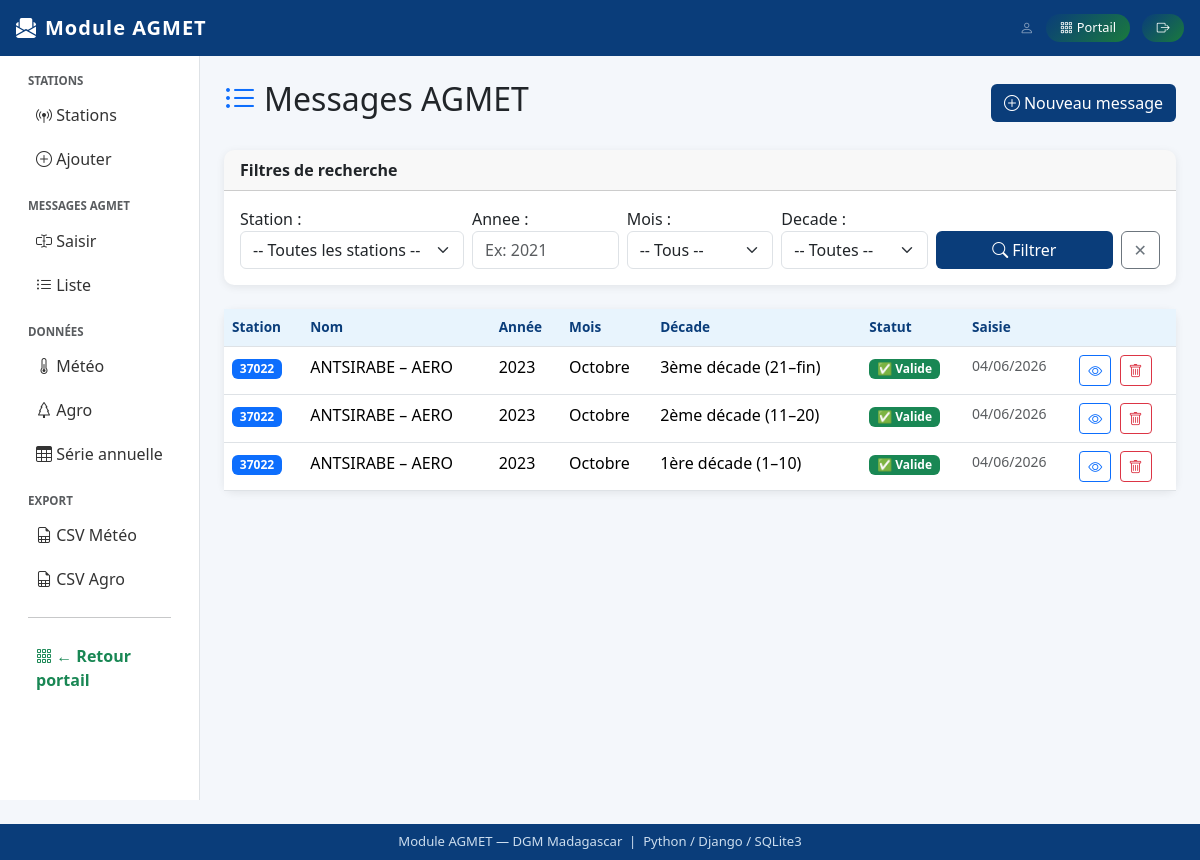
The page /agmet/messages/ on the database its author committed.
### agmet/models.py (models this page shows, shortened)
class Message(models.Model):
    DECADE_CHOICES = [
        ('51', '1ère décade (1–10)'),
        ('52', '2ème décade (11–20)'),
        ('53', '3ème décade (21–fin)'),
    ]
    MOIS_CHOICES = [
        ('01', 'Janvier'), ('02', 'Février'), ('03', 'Mars'),
        ('04', 'Avril'),   ('05', 'Mai'),     ('06', 'Juin'),
        ('07', 'Juillet'), ('08', 'Août'),    ('09', 'Septembre'),
        ('10', 'Octobre'), ('11', 'Novembre'),('12', 'Décembre'),
    ]
    station = models.ForeignKey(
        Station, on_delete=models.CASCADE,
        related_name='messages', null=True, blank=True
    )
    identification = models.CharField(
        max_length=5, verbose_name="Indicatif mécanographique"
    )
    nom = models.CharField(
        max_length=100, blank=True, verbose_name="Nom de la station"
    )
    longitude = models.FloatField(null=True, blank=True)
    latitude  = models.FloatField(null=True, blank=True)
    altitude  = models.FloatField(null=True, blank=True)
    annee     = models.IntegerField(verbose_name="Année")
    mois      = models.CharField(max_length=2, choices=MOIS_CHOICES, verbose_name="Mois")
    decade    = models.CharField(max_length=2, choices=DECADE_CHOICES, verbose_name="Décade")
    message_brut = models.TextField(verbose_name="Message AGMET brut")
    date_saisie  = models.DateTimeField(auto_now_add=True)
    valide       = models.BooleanField(default=False, verbose_name="Validé (aucune erreur)")
    class Meta:
        verbose_name = "Message AGMET"
        verbose_name_plural = "Messages AGMET"
        ordering = ['-annee', '-mois', '-decade']
        unique_together = ('identification', 'annee', 'mois', 'decade')

### agmet/views.py (the view, shortened to what this page needs)
# urls.py: path('messages/',                    views.message_liste,      name='message_liste'),
def message_liste(request):
    form = RechercheForm(request.GET or None)
    qs   = Message.objects.select_related('station').order_by('-annee', '-mois', '-decade')
    return render(request, 'agmet/message_liste.html', {'messages_list': qs, 'form': form})

### agmet/forms.py
class RechercheForm(forms.Form):
    MOIS_CHOICES = [('', '-- Tous --')] + [
        (f'{i:02d}', m) for i, m in enumerate(
            ['Janvier','Février','Mars','Avril','Mai','Juin',
             'Juillet','Août','Septembre','Octobre','Novembre','Décembre'], 1
        )
    ]
    DECADE_CHOICES = [
        ('', '-- Toutes --'),
        ('51', '1ère décade'),
        ('52', '2ème décade'),
        ('53', '3ème décade'),
    ]
    station = forms.ModelChoiceField(
        queryset=Station.objects.all(),
        required=False,
        empty_label="-- Toutes les stations --",
        widget=forms.Select(attrs={'class': 'form-select'}),
    )
    annee = forms.IntegerField(
        required=False,
        min_value=1950, max_value=2100,
        widget=forms.NumberInput(attrs={'class': 'form-control', 'placeholder': 'Ex: 2021'}),
    )
    mois = forms.ChoiceField(
        choices=MOIS_CHOICES,
        required=False,
        widget=forms.Select(attrs={'class': 'form-select'}),
    )
    decade = forms.ChoiceField(
        choices=DECADE_CHOICES,
        required=False,
        widget=forms.Select(attrs={'class': 'form-select'}),
    )

### agmet/models.py (called while the page is built)
    def __str__(self):
        return f"{self.identification} – {self.nom}"

### agmet/templates/agmet/message_liste.html (shortened to what this page needs)
{% extends 'agmet/base.html' %}
{% block content %}
<div class="d-flex justify-content-between align-items-center mb-4">
  <h2><i class="bi bi-list-ul me-2 text-primary"></i>Messages AGMET</h2>
  <a href="{% url 'message_saisir' %}" class="btn btn-dgm">
    <i class="bi bi-plus-circle me-1"></i>Nouveau message
  </a>
</div>
<div class="card mb-4">
  <div class="card-header">Filtres de recherche</div>
  <div class="card-body">
    <form method="get">
      <div class="row g-2">
        <div class="col-md-3">{{ form.station.label_tag }} {{ form.station }}</div>
        <div class="col-md-2">{{ form.annee.label_tag }} {{ form.annee }}</div>
        <div class="col-md-2">{{ form.mois.label_tag }} {{ form.mois }}</div>
        <div class="col-md-2">{{ form.decade.label_tag }} {{ form.decade }}</div>
        <div class="col-md-3 d-flex align-items-end gap-2">
          <button class="btn btn-dgm w-100" type="submit"><i class="bi bi-search me-1"></i>Filtrer</button>
          <a href="{% url 'message_liste' %}" class="btn btn-outline-secondary">✕</a>
        </div>
      </div>
    </form>
  </div>
</div>
<div class="card">
  <div class="card-body p-0">
    {% if messages_list %}
    <table class="table table-hover mb-0">
      <thead>
        <tr><th>Station</th><th>Nom</th><th>Année</th><th>Mois</th><th>Décade</th><th>Statut</th><th>Saisie</th><th></th></tr>
      </thead>
      <tbody>
        {% for msg in messages_list %}
        <tr>
          <td><span class="badge bg-primary">{{ msg.identification }}</span></td>
          <td>{{ msg.nom }}</td>
          <td>{{ msg.annee }}</td>
          <td>{{ msg.get_mois_display }}</td>
          <td>{{ msg.get_decade_display }}</td>
          <td>
            {% if msg.valide %}<span class="badge bg-success">✅ Valide</span>
            {% else %}<span class="badge bg-danger">⚠ Erreurs</span>{% endif %}
          </td>
          <td class="text-muted small">{{ msg.date_saisie|date:"d/m/Y" }}</td>
          <td>
            <a href="{% url 'message_detail' msg.pk %}" class="btn btn-sm btn-outline-primary me-1"><i class="bi bi-eye"></i></a>
            <a href="{% url 'message_supprimer' msg.pk %}" class="btn btn-sm btn-outline-danger"><i class="bi bi-trash"></i></a>
          </td>
        </tr>
        {% endfor %}
      </tbody>
    </table>
    {% endif %}
  </div>
</div>
{% endblock %}

### agmet/templates/agmet/base.html (style rules this page uses)
:root { --dgm-bleu:#0a3d7a; --dgm-ciel:#e8f4fd; }
body { background:#f4f7fb; font-family:'Segoe UI',sans-serif; }
.card { border:none; box-shadow:0 2px 8px rgba(0,0,0,.08); border-radius:10px; }
.card-header { border-radius:10px 10px 0 0 !important; font-weight:600; }
.table th { background:var(--dgm-ciel); color:var(--dgm-bleu); font-size:.85rem; }
.btn-dgm { background:var(--dgm-bleu); color:#fff; }

### rows shown on the page
Message: identification "37022", nom "ANTSIRABE – AERO", annee "2023", mois "Octobre", decade "3ème décade (21–fin)", valide "✅ Valide", date_saisie "04/06/2026"
Message: identification "37022", nom "ANTSIRABE – AERO", annee "2023", mois "Octobre", decade "2ème décade (11–20)", valide "✅ Valide", date_saisie "04/06/2026"
Message: identification "37022", nom "ANTSIRABE – AERO", annee "2023", mois "Octobre", decade "1ère décade (1–10)", valide "✅ Valide", date_saisie "04/06/2026"
